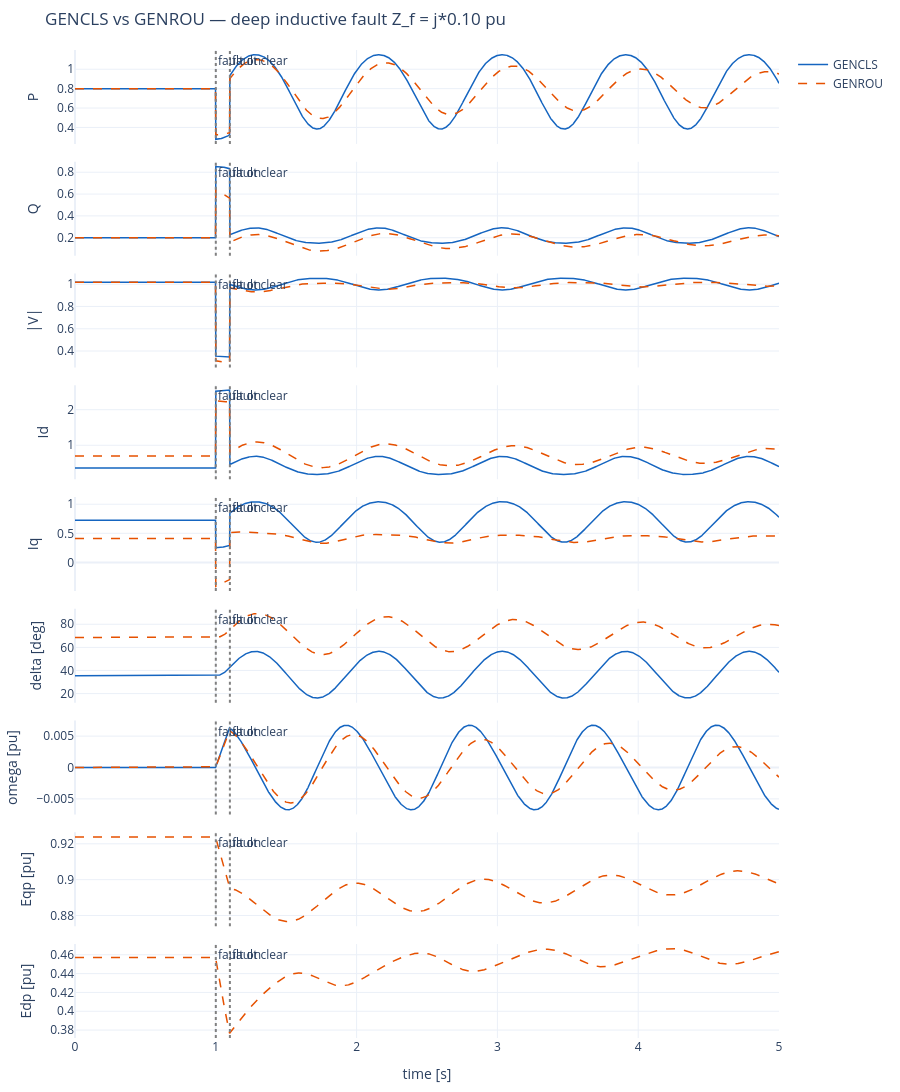

Notebook code cell kept with this figure:
### Markdown cell above
## 6. Deep inductive fault — GENROU vs GENCLS, side by side

Apply the same fault as Phase 1 ($Z_f = j\,0.10$ pu, 100 ms cleared)
to both models at the same operating point.  Plot the canonical 5
plus the two new GENROU rotor-flux states.

**Expected differences:**

- Pre-fault and steady state: identical (both models initialise to
  the same operating point).
- During the fault: most traces match closely; the new $E'_q$ and
  $E'_d$ traces show GENROU's rotor flux dynamics — flat in GENCLS
  (constant flux assumption), changing in GENROU (transient
  time scale).
- Post-fault: minor differences as the rotor angle and flux
  oscillations interact.

### Code cell
# Run GENCLS.
g_cls = GENCLS(H=4.0, D=0.0, Xdp=0.30, f0=60.0)
n_cls = Network(R=R_line, X=X_line, V_slack_mag=abs(V_inf))
fault_cls = three_phase_fault_schedule(t_start=1.0, t_clear=1.10, Z_fault=0+0.10j)
res_cls = run_smib_gencls(g_cls, n_cls, t_end=5.0, h=2e-3,
                          scenarios=[fault_cls], init_V=V1, init_S=S)

# Run GENROU.
g_rou = GENROU()
n_rou = Network(R=R_line, X=X_line, V_slack_mag=abs(V_inf))
fault_rou = three_phase_fault_schedule(t_start=1.0, t_clear=1.10, Z_fault=0+0.10j)
res_rou = run_smib_genrou(g_rou, n_rou, t_end=5.0, h=2e-3,
                          scenarios=[fault_rou], init_V=V1, init_S=S)

# Build overlay plot — canonical 5 + new states.
from plotly.subplots import make_subplots
labels = ['P', 'Q', '|V|', 'Id', 'Iq']
extras = [('delta [deg]', lambda r: np.degrees(r.traces['delta'])),
          ('omega [pu]', lambda r: r.traces['omega'])]
genrou_only = [('Eqp [pu]', lambda r: r.traces['Eqp']),
               ('Edp [pu]', lambda r: r.traces['Edp'])]

n_rows = len(labels) + len(extras) + len(genrou_only)
fig = make_subplots(rows=n_rows, cols=1, shared_xaxes=True, vertical_spacing=0.018)
row = 1
for lbl in labels:
    fig.add_trace(go.Scatter(x=res_cls.t, y=res_cls.traces[lbl],
                             name='GENCLS', line=dict(color='#1565C0', width=1.5),
                             showlegend=(row==1)), row=row, col=1)
    fig.add_trace(go.Scatter(x=res_rou.t, y=res_rou.traces[lbl],
                             name='GENROU', line=dict(color='#E65100', width=1.5, dash='dash'),
                             showlegend=(row==1)), row=row, col=1)
    fig.update_yaxes(title_text=lbl, row=row, col=1)
    row += 1

for lbl, getter in extras:
    fig.add_trace(go.Scatter(x=res_cls.t, y=getter(res_cls),
                             name='GENCLS', line=dict(color='#1565C0', width=1.5),
                             showlegend=False), row=row, col=1)
    fig.add_trace(go.Scatter(x=res_rou.t, y=getter(res_rou),
                             name='GENROU', line=dict(color='#E65100', width=1.5, dash='dash'),
                             showlegend=False), row=row, col=1)
    fig.update_yaxes(title_text=lbl, row=row, col=1)
    row += 1

for lbl, getter in genrou_only:
    fig.add_trace(go.Scatter(x=res_rou.t, y=getter(res_rou),
                             name='GENROU', line=dict(color='#E65100', width=1.5, dash='dash'),
                             showlegend=False), row=row, col=1)
    fig.update_yaxes(title_text=lbl, row=row, col=1)
    row += 1

fig.update_xaxes(title_text='time [s]', row=n_rows, col=1)
fig.update_layout(title='GENCLS vs GENROU — deep inductive fault Z_f = j*0.10 pu',
                  height=140 * n_rows, template='plotly_white',
                  margin=dict(l=60, r=20, t=50, b=40))
fig.add_vline(x=1.0, line_dash='dot', line_color='gray', annotation_text='fault on')
fig.add_vline(x=1.10, line_dash='dot', line_color='gray', annotation_text='fault clear')
fig.show()

# Print diagnostic comparison.
mid = res_rou.t.searchsorted(1.05)
print(f'\nMid-fault snapshot (t=1.05s):')
print(f'                GENCLS    GENROU    Δ')
print(f'  |V|         : {res_cls.traces["|V|"][mid]:+.4f}  {res_rou.traces["|V|"][mid]:+.4f}  {res_rou.traces["|V|"][mid]-res_cls.traces["|V|"][mid]:+.4f}')
print(f'  P           : {res_cls.traces["P"][mid]:+.4f}  {res_rou.traces["P"][mid]:+.4f}  {res_rou.traces["P"][mid]-res_cls.traces["P"][mid]:+.4f}')
print(f'  Q           : {res_cls.traces["Q"][mid]:+.4f}  {res_rou.traces["Q"][mid]:+.4f}  {res_rou.traces["Q"][mid]-res_cls.traces["Q"][mid]:+.4f}')
print(f'  delta [deg] : {math.degrees(res_cls.traces["delta"][mid]):+.2f}    {math.degrees(res_rou.traces["delta"][mid]):+.2f}    {math.degrees(res_rou.traces["delta"][mid]-res_cls.traces["delta"][mid]):+.2f}')
print(f'  Eqp (GENROU only) : pre={res_rou.traces["Eqp"][0]:.4f}, mid-fault={res_rou.traces["Eqp"][mid]:.4f}, drift={res_rou.traces["Eqp"][mid]-res_rou.traces["Eqp"][0]:+.4f}')

### Figure 1 — Plotly figure (JSON) as saved in the notebook; plotly's stock layout.template omitted (floating-point values rounded to 4 significant figures; data arrays with more than 128 entries replaced by an {"elided": "..."} marker saying what was removed)
{"data": [{"line": {"color": "#1565C0", "width": 1.5}, "name": "GENCLS", "showlegend": true, "type": "scatter", "x": {"elided": "2501 float values"}, "xaxis": "x", "y": {"elided": "2501 float values"}, "yaxis": "y"}, {"line": {"color": "#E65100", "dash": "dash", "width": 1.5}, "name": "GENROU", "showlegend": true, "type": "scatter", "x": {"elided": "2501 float values"}, "xaxis": "x", "y": {"elided": "2501 float values"}, "yaxis": "y"}, {"line": {"color": "#1565C0", "width": 1.5}, "name": "GENCLS", "showlegend": false, "type": "scatter", "x": {"elided": "2501 float values"}, "xaxis": "x2", "y": {"elided": "2501 float values"}, "yaxis": "y2"}, {"line": {"color": "#E65100", "dash": "dash", "width": 1.5}, "name": "GENROU", "showlegend": false, "type": "scatter", "x": {"elided": "2501 float values"}, "xaxis": "x2", "y": {"elided": "2501 float values"}, "yaxis": "y2"}, {"line": {"color": "#1565C0", "width": 1.5}, "name": "GENCLS", "showlegend": false, "type": "scatter", "x": {"elided": "2501 float values"}, "xaxis": "x3", "y": {"elided": "2501 float values"}, "yaxis": "y3"}, {"line": {"color": "#E65100", "dash": "dash", "width": 1.5}, "name": "GENROU", "showlegend": false, "type": "scatter", "x": {"elided": "2501 float values"}, "xaxis": "x3", "y": {"elided": "2501 float values"}, "yaxis": "y3"}, {"line": {"color": "#1565C0", "width": 1.5}, "name": "GENCLS", "showlegend": false, "type": "scatter", "x": {"elided": "2501 float values"}, "xaxis": "x4", "y": {"elided": "2501 float values"}, "yaxis": "y4"}, {"line": {"color": "#E65100", "dash": "dash", "width": 1.5}, "name": "GENROU", "showlegend": false, "type": "scatter", "x": {"elided": "2501 float values"}, "xaxis": "x4", "y": {"elided": "2501 float values"}, "yaxis": "y4"}, {"line": {"color": "#1565C0", "width": 1.5}, "name": "GENCLS", "showlegend": false, "type": "scatter", "x": {"elided": "2501 float values"}, "xaxis": "x5", "y": {"elided": "2501 float values"}, "yaxis": "y5"}, {"line": {"color": "#E65100", "dash": "dash", "width": 1.5}, "name": "GENROU", "showlegend": false, "type": "scatter", "x": {"elided": "2501 float values"}, "xaxis": "x5", "y": {"elided": "2501 float values"}, "yaxis": "y5"}, {"line": {"color": "#1565C0", "width": 1.5}, "name": "GENCLS", "showlegend": false, "type": "scatter", "x": {"elided": "2501 float values"}, "xaxis": "x6", "y": {"elided": "2501 float values"}, "yaxis": "y6"}, {"line": {"color": "#E65100", "dash": "dash", "width": 1.5}, "name": "GENROU", "showlegend": false, "type": "scatter", "x": {"elided": "2501 float values"}, "xaxis": "x6", "y": {"elided": "2501 float values"}, "yaxis": "y6"}, {"line": {"color": "#1565C0", "width": 1.5}, "name": "GENCLS", "showlegend": false, "type": "scatter", "x": {"elided": "2501 float values"}, "xaxis": "x7", "y": {"elided": "2501 float values"}, "yaxis": "y7"}, {"line": {"color": "#E65100", "dash": "dash", "width": 1.5}, "name": "GENROU", "showlegend": false, "type": "scatter", "x": {"elided": "2501 float values"}, "xaxis": "x7", "y": {"elided": "2501 float values"}, "yaxis": "y7"}, {"line": {"color": "#E65100", "dash": "dash", "width": 1.5}, "name": "GENROU", "showlegend": false, "type": "scatter", "x": {"elided": "2501 float values"}, "xaxis": "x8", "y": {"elided": "2501 float values"}, "yaxis": "y8"}, {"line": {"color": "#E65100", "dash": "dash", "width": 1.5}, "name": "GENROU", "showlegend": false, "type": "scatter", "x": {"elided": "2501 float values"}, "xaxis": "x9", "y": {"elided": "2501 float values"}, "yaxis": "y9"}], "layout": {"annotations": [{"showarrow": false, "text": "fault on", "x": 1, "xanchor": "left", "xref": "x", "y": 1, "yanchor": "top", "yref": "y domain"}, {"showarrow": false, "text": "fault on", "x": 1, "xanchor": "left", "xref": "x2", "y": 1, "yanchor": "top", "yref": "y2 domain"}, {"showarrow": false, "text": "fault on", "x": 1, "xanchor": "left", "xref": "x3", "y": 1, "yanchor": "top", "yref": "y3 domain"}, {"showarrow": false, "text": "fault on", "x": 1, "xanchor": "left", "xref": "x4", "y": 1, "yanchor": "top", "yref": "y4 domain"}, {"showarrow": false, "text": "fault on", "x": 1, "xanchor": "left", "xref": "x5", "y": 1, "yanchor": "top", "yref": "y5 domain"}, {"showarrow": false, "text": "fault on", "x": 1, "xanchor": "left", "xref": "x6", "y": 1, "yanchor": "top", "yref": "y6 domain"}, {"showarrow": false, "text": "fault on", "x": 1, "xanchor": "left", "xref": "x7", "y": 1, "yanchor": "top", "yref": "y7 domain"}, {"showarrow": false, "text": "fault on", "x": 1, "xanchor": "left", "xref": "x8", "y": 1, "yanchor": "top", "yref": "y8 domain"}, {"showarrow": false, "text": "fault on", "x": 1, "xanchor": "left", "xref": "x9", "y": 1, "yanchor": "top", "yref": "y9 domain"}, {"showarrow": false, "text": "fault clear", "x": 1.1, "xanchor": "left", "xref": "x", "y": 1, "yanchor": "top", "yref": "y domain"}, {"showarrow": false, "text": "fault clear", "x": 1.1, "xanchor": "left", "xref": "x2", "y": 1, "yanchor": "top", "yref": "y2 domain"}, {"showarrow": false, "text": "fault clear", "x": 1.1, "xanchor": "left", "xref": "x3", "y": 1, "yanchor": "top", "yref": "y3 domain"}, {"showarrow": false, "text": "fault clear", "x": 1.1, "xanchor": "left", "xref": "x4", "y": 1, "yanchor": "top", "yref": "y4 domain"}, {"showarrow": false, "text": "fault clear", "x": 1.1, "xanchor": "left", "xref": "x5", "y": 1, "yanchor": "top", "yref": "y5 domain"}, {"showarrow": false, "text": "fault clear", "x": 1.1, "xanchor": "left", "xref": "x6", "y": 1, "yanchor": "top", "yref": "y6 domain"}, {"showarrow": false, "text": "fault clear", "x": 1.1, "xanchor": "left", "xref": "x7", "y": 1, "yanchor": "top", "yref": "y7 domain"}, {"showarrow": false, "text": "fault clear", "x": 1.1, "xanchor": "left", "xref": "x8", "y": 1, "yanchor": "top", "yref": "y8 domain"}, {"showarrow": false, "text": "fault clear", "x": 1.1, "xanchor": "left", "xref": "x9", "y": 1, "yanchor": "top", "yref": "y9 domain"}], "height": 1260, "margin": {"b": 40, "l": 60, "r": 20, "t": 50}, "shapes": [{"line": {"color": "gray", "dash": "dot"}, "type": "line", "x0": 1, "x1": 1, "xref": "x", "y0": 0, "y1": 1, "yref": "y domain"}, {"line": {"color": "gray", "dash": "dot"}, "type": "line", "x0": 1, "x1": 1, "xref": "x2", "y0": 0, "y1": 1, "yref": "y2 domain"}, {"line": {"color": "gray", "dash": "dot"}, "type": "line", "x0": 1, "x1": 1, "xref": "x3", "y0": 0, "y1": 1, "yref": "y3 domain"}, {"line": {"color": "gray", "dash": "dot"}, "type": "line", "x0": 1, "x1": 1, "xref": "x4", "y0": 0, "y1": 1, "yref": "y4 domain"}, {"line": {"color": "gray", "dash": "dot"}, "type": "line", "x0": 1, "x1": 1, "xref": "x5", "y0": 0, "y1": 1, "yref": "y5 domain"}, {"line": {"color": "gray", "dash": "dot"}, "type": "line", "x0": 1, "x1": 1, "xref": "x6", "y0": 0, "y1": 1, "yref": "y6 domain"}, {"line": {"color": "gray", "dash": "dot"}, "type": "line", "x0": 1, "x1": 1, "xref": "x7", "y0": 0, "y1": 1, "yref": "y7 domain"}, {"line": {"color": "gray", "dash": "dot"}, "type": "line", "x0": 1, "x1": 1, "xref": "x8", "y0": 0, "y1": 1, "yref": "y8 domain"}, {"line": {"color": "gray", "dash": "dot"}, "type": "line", "x0": 1, "x1": 1, "xref": "x9", "y0": 0, "y1": 1, "yref": "y9 domain"}, {"line": {"color": "gray", "dash": "dot"}, "type": "line", "x0": 1.1, "x1": 1.1, "xref": "x", "y0": 0, "y1": 1, "yref": "y domain"}, {"line": {"color": "gray", "dash": "dot"}, "type": "line", "x0": 1.1, "x1": 1.1, "xref": "x2", "y0": 0, "y1": 1, "yref": "y2 domain"}, {"line": {"color": "gray", "dash": "dot"}, "type": "line", "x0": 1.1, "x1": 1.1, "xref": "x3", "y0": 0, "y1": 1, "yref": "y3 domain"}, {"line": {"color": "gray", "dash": "dot"}, "type": "line", "x0": 1.1, "x1": 1.1, "xref": "x4", "y0": 0, "y1": 1, "yref": "y4 domain"}, {"line": {"color": "gray", "dash": "dot"}, "type": "line", "x0": 1.1, "x1": 1.1, "xref": "x5", "y0": 0, "y1": 1, "yref": "y5 domain"}, {"line": {"color": "gray", "dash": "dot"}, "type": "line", "x0": 1.1, "x1": 1.1, "xref": "x6", "y0": 0, "y1": 1, "yref": "y6 domain"}, {"line": {"color": "gray", "dash": "dot"}, "type": "line", "x0": 1.1, "x1": 1.1, "xref": "x7", "y0": 0, "y1": 1, "yref": "y7 domain"}, {"line": {"color": "gray", "dash": "dot"}, "type": "line", "x0": 1.1, "x1": 1.1, "xref": "x8", "y0": 0, "y1": 1, "yref": "y8 domain"}, {"line": {"color": "gray", "dash": "dot"}, "type": "line", "x0": 1.1, "x1": 1.1, "xref": "x9", "y0": 0, "y1": 1, "yref": "y9 domain"}], "title": {"text": "GENCLS vs GENROU — deep inductive fault Z_f = j*0.10 pu"}, "xaxis": {"anchor": "y", "domain": [0, 1], "matches": "x9", "showticklabels": false}, "xaxis2": {"anchor": "y2", "domain": [0, 1], "matches": "x9", "showticklabels": false}, "xaxis3": {"anchor": "y3", "domain": [0, 1], "matches": "x9", "showticklabels": false}, "xaxis4": {"anchor": "y4", "domain": [0, 1], "matches": "x9", "showticklabels": false}, "xaxis5": {"anchor": "y5", "domain": [0, 1], "matches": "x9", "showticklabels": false}, "xaxis6": {"anchor": "y6", "domain": [0, 1], "matches": "x9", "showticklabels": false}, "xaxis7": {"anchor": "y7", "domain": [0, 1], "matches": "x9", "showticklabels": false}, "xaxis8": {"anchor": "y8", "domain": [0, 1], "matches": "x9", "showticklabels": false}, "xaxis9": {"anchor": "y9", "domain": [0, 1], "title": {"text": "time [s]"}}, "yaxis": {"anchor": "x", "domain": [0.9049, 1], "title": {"text": "P"}}, "yaxis2": {"anchor": "x2", "domain": [0.7918, 0.8869], "title": {"text": "Q"}}, "yaxis3": {"anchor": "x3", "domain": [0.6787, 0.7738], "title": {"text": "|V|"}}, "yaxis4": {"anchor": "x4", "domain": [0.5656, 0.6607], "title": {"text": "Id"}}, "yaxis5": {"anchor": "x5", "domain": [0.4524, 0.5476], "title": {"text": "Iq"}}, "yaxis6": {"anchor": "x6", "domain": [0.3393, 0.4344], "title": {"text": "delta [deg]"}}, "yaxis7": {"anchor": "x7", "domain": [0.2262, 0.3213], "title": {"text": "omega [pu]"}}, "yaxis8": {"anchor": "x8", "domain": [0.1131, 0.2082], "title": {"text": "Eqp [pu]"}}, "yaxis9": {"anchor": "x9", "domain": [0, 0.09511], "title": {"text": "Edp [pu]"}}}}
